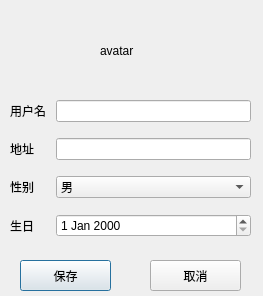
<?xml version="1.0" encoding="UTF-8"?>
<ui version="4.0">
 <class>modifyLoginUserInfoPageZbk</class>
 <widget class="QDialog" name="modifyLoginUserInfoPageZbk">
  <property name="geometry">
   <rect>
    <x>0</x>
    <y>0</y>
    <width>263</width>
    <height>296</height>
   </rect>
  </property>
  <property name="windowTitle">
   <string>Dialog</string>
  </property>
  <widget class="QLabel" name="lbl_avatar">
   <property name="geometry">
    <rect>
     <x>100</x>
     <y>20</y>
     <width>61</width>
     <height>61</height>
    </rect>
   </property>
   <property name="text">
    <string>avatar</string>
   </property>
  </widget>
  <widget class="QPushButton" name="btn_confirmInfo">
   <property name="geometry">
    <rect>
     <x>20</x>
     <y>260</y>
     <width>91</width>
     <height>31</height>
    </rect>
   </property>
   <property name="text">
    <string>保存</string>
   </property>
  </widget>
  <widget class="QPushButton" name="btn_cancel">
   <property name="geometry">
    <rect>
     <x>150</x>
     <y>260</y>
     <width>91</width>
     <height>31</height>
    </rect>
   </property>
   <property name="text">
    <string>取消</string>
   </property>
  </widget>
  <widget class="QWidget" name="">
   <property name="geometry">
    <rect>
     <x>10</x>
     <y>90</y>
     <width>241</width>
     <height>161</height>
    </rect>
   </property>
   <layout class="QVBoxLayout" name="verticalLayout">
    <item>
     <layout class="QHBoxLayout" name="horizontalLayout">
      <item>
       <widget class="QLabel" name="label_2">
        <property name="sizePolicy">
         <sizepolicy hsizetype="Fixed" vsizetype="Preferred">
          <horstretch>0</horstretch>
          <verstretch>0</verstretch>
         </sizepolicy>
        </property>
        <property name="minimumSize">
         <size>
          <width>40</width>
          <height>0</height>
         </size>
        </property>
        <property name="maximumSize">
         <size>
          <width>40</width>
          <height>16777215</height>
         </size>
        </property>
        <property name="text">
         <string>用户名</string>
        </property>
       </widget>
      </item>
      <item>
       <widget class="QLineEdit" name="let_Name"/>
      </item>
     </layout>
    </item>
    <item>
     <layout class="QHBoxLayout" name="horizontalLayout_2">
      <item>
       <widget class="QLabel" name="label_3">
        <property name="sizePolicy">
         <sizepolicy hsizetype="Fixed" vsizetype="Preferred">
          <horstretch>0</horstretch>
          <verstretch>0</verstretch>
         </sizepolicy>
        </property>
        <property name="minimumSize">
         <size>
          <width>40</width>
          <height>0</height>
         </size>
        </property>
        <property name="maximumSize">
         <size>
          <width>40</width>
          <height>16777215</height>
         </size>
        </property>
        <property name="text">
         <string>地址</string>
        </property>
       </widget>
      </item>
      <item>
       <widget class="QLineEdit" name="let_Location"/>
      </item>
     </layout>
    </item>
    <item>
     <layout class="QHBoxLayout" name="horizontalLayout_3">
      <item>
       <widget class="QLabel" name="label_4">
        <property name="sizePolicy">
         <sizepolicy hsizetype="Fixed" vsizetype="Preferred">
          <horstretch>0</horstretch>
          <verstretch>0</verstretch>
         </sizepolicy>
        </property>
        <property name="minimumSize">
         <size>
          <width>40</width>
          <height>0</height>
         </size>
        </property>
        <property name="maximumSize">
         <size>
          <width>40</width>
          <height>16777215</height>
         </size>
        </property>
        <property name="text">
         <string>性别</string>
        </property>
       </widget>
      </item>
      <item>
       <widget class="QComboBox" name="cb_Gender">
        <item>
         <property name="text">
          <string>男</string>
         </property>
        </item>
        <item>
         <property name="text">
          <string>女</string>
         </property>
        </item>
        <item>
         <property name="text">
          <string>未设置</string>
         </property>
        </item>
       </widget>
      </item>
     </layout>
    </item>
    <item>
     <layout class="QHBoxLayout" name="horizontalLayout_4">
      <item>
       <widget class="QLabel" name="label_5">
        <property name="sizePolicy">
         <sizepolicy hsizetype="Fixed" vsizetype="Preferred">
          <horstretch>0</horstretch>
          <verstretch>0</verstretch>
         </sizepolicy>
        </property>
        <property name="minimumSize">
         <size>
          <width>40</width>
          <height>0</height>
         </size>
        </property>
        <property name="maximumSize">
         <size>
          <width>40</width>
          <height>16777215</height>
         </size>
        </property>
        <property name="text">
         <string>生日</string>
        </property>
       </widget>
      </item>
      <item>
       <widget class="QDateEdit" name="de_birthday"/>
      </item>
     </layout>
    </item>
   </layout>
  </widget>
 </widget>
 <resources/>
 <connections/>
</ui>
